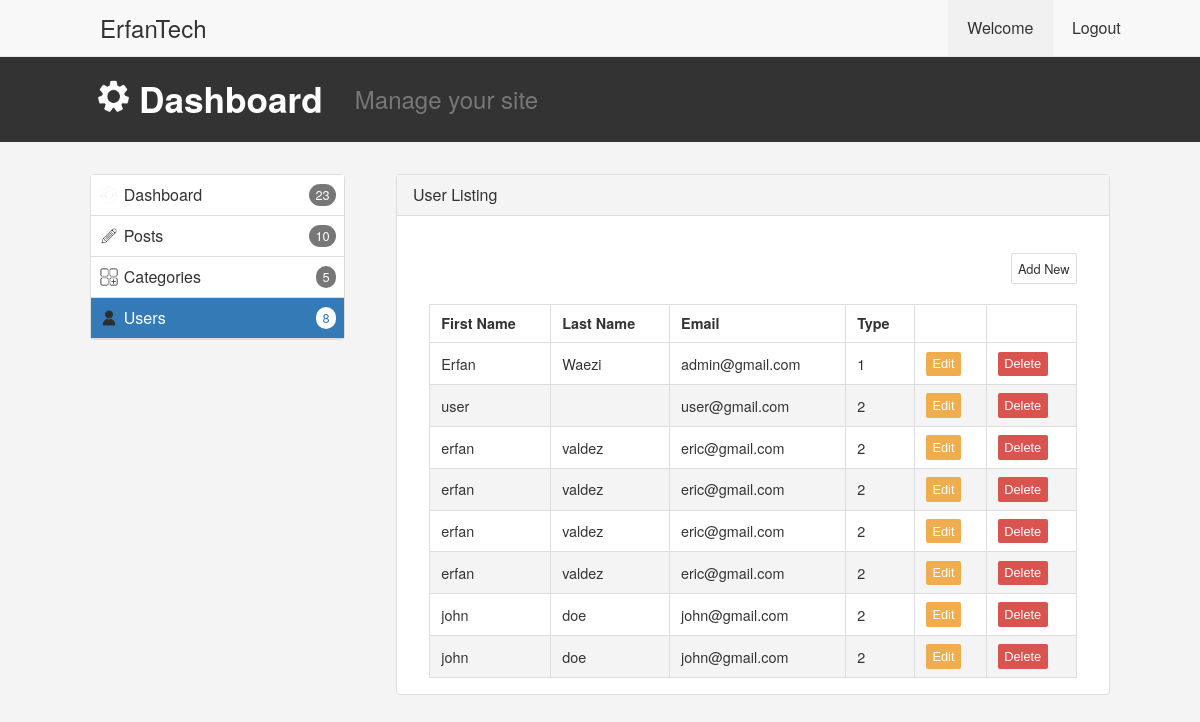
The app's page /login/dashboard/users.php with its own data.
### tables this page shows
CREATE TABLE `cms_user` (
  `id` int(11) NOT NULL,
  `first_name` varchar(50) NOT NULL,
  `last_name` varchar(50) NOT NULL,
  `email` varchar(50) NOT NULL,
  `password` varchar(50) NOT NULL,
  `type` int(11) NOT NULL,
  `deleted` int(11) NOT NULL DEFAULT 0
);

### login/dashboard/api/posts/read.php (called while the page is built, shortened)
<?php
$database = new Database();
$db = $database->connect();
$posts = new Posts($db);
$result = $posts->read();
if (!empty($result)) {
    $posts_arr = [];
}

### login/dashboard/api/categories/read.php (called while the page is built, shortened)
<?php
$database = new Database();
$db = $database->connect();
$categories = new Categories($db);
$result = $categories->read();
if (!empty($result)) {
    $categories_arr = [];
}

### login/dashboard/api/users/read.php (called while the page is built, shortened)
<?php
include_once "classes/Users.php";
$database = new Database();
$db = $database->connect();
$users = new Users($db);
$result = $users->read();
if (!empty($result)) {
    $users_arr_read = [];
}

### login/dashboard/classes/Users.php (called while the page is built, shortened)
<?php
class Users
{
    private $conn;
    function __construct($db)
    {
        $this->conn = $db;
    }
    function read()
    {
        $query = "SELECT * FROM cms_user";
        $stmt = $this->conn->prepare($query);
        $stmt->execute();
        return $stmt;
    }
}

### login/dashboard/users.php (the view, shortened to what this page needs)
<?php
include_once "api/users/read.php";
include_once "api/categories/read.php";
include_once "api/posts/read.php";
$database = new Database;
$root_url = $database->root_url;
?>
<!DOCTYPE html>
<html lang="en">
<head>
    <link rel="stylesheet" href="../../css/style.css">
</head>
<body class="dashboard-body">
    <header>
        <nav style="margin: 0;">
            <ul>
                <section class="logo">
                    <a href="<?php echo $root_url . '/index.php'; ?>" id="logo">ErfanTech</a>
                </section>
                <section class="nav-menu">
                    <li id="welcome-li"><span><?php echo 'Welcome ' . $users_arr[0]['first_name']; ?></span></li>
                    <li id="logout-li"><a href="<?php echo $root_url . '/login/logout.php'; ?>">Logout</a></li>
                </section>
            </ul>
        </nav>
        <article class="dashboard-header">
            <section style="margin-right: -.5rem;"><img src="../../images/gear.png" alt="dashboard"></section>
            <section>
                <h2>Dashboard</h2>
            </section>
            <section><span class="tag">Manage your site</span></section>
        </article>
    </header>
    <main>
        <article class="dashboard-container">
            <aside class="dashboard-list">
                <ul>
                    <li>
                        <a href="<?php echo "$root_url/login/dashboard/dashboard.php"; ?>">
                            <img src="../../images/gear.png" alt="dashboard">Dashboard
                        </a>
                        <span class="num">
                            <?php echo count($posts_arr) + count($categories_arr) + count($users_arr_read); ?>
                        </span>
                    </li>
                    <li>
                        <a href="<?php echo "$root_url/login/dashboard/posts.php"; ?>">
                            <img src="../../images/pencil.png" alt="posts">Posts
                        </a>
                        <span class="num">
                            <?php echo count($posts_arr); ?>
                        </span>
                    </li>
                    <li>
                        <a href="<?php echo "$root_url/login/dashboard/categories.php"; ?>">
                            <img src="../../images/categories.png" alt="categories">Categories
                        </a>
                        <span class="num">
                            <?php echo count($categories_arr); ?>
                        </span>
                    </li>
                    <li class="active">
                        <a href="<?php echo "$root_url/login/dashboard/users.php"; ?>">
                            <img src="../../images/user.png" alt="users">Users
                        </a>
                        <span class="num">
                            <?php echo count($users_arr_read); ?>
                        </span>
                    </li>
                </ul>
            </aside>
            <article class="dashboard-face">
                <section class="header">
                    <p>User Listing</p>
                </section>
                <section class="body">
                    <section style="margin-bottom: 1.5rem;"><a id="add-post-btn" href="add_user.php">Add New</a></section>
                    <table>
                        <thead>
                            <tr>
                                <th>First Name</th>
                                <th>Last Name</th>
                                <th>Email</th>
                                <th>Type</th>
                                <th></th>
                                <th></th>
                            </tr>
                        </thead>
                        <tbody>
                            <?php foreach ($users_arr_read as $user) : ?>
                                <tr>
                                    <td><?php echo $user['first_name']; ?></td>
                                    <td><?php echo $user['last_name']; ?></td>
                                    <td><?php echo $user['email']; ?></td>
                                    <td><?php echo $user['type']; ?></td>
                                    <td>
                                        <form action='edit_user.php' method='POST'>
                                            <input type="submit" value="Edit" name="edit_submit" id="edit-btn-table">
                                        </form>
                                    </td>
                                    <td>
                                        <form action='<?php echo htmlspecialchars($_SERVER['PHP_SELF']); ?>' method='POST'>
                                            <input type="submit" value="Delete" name="dlt_submit" id="dlt-btn-table">
                                        </form>
                                    </td>
                                </tr>
                            <?php endforeach; ?>
                        </tbody>
                    </table>
                </section>
            </article>
        </article>
    </main>
</body>
</html>

### css/style.css (style rules this page uses)
* { box-sizing: border-box; margin: 0; }
body { font-family: "helvetica neue", helvetica, arial, sans-serif; line-height: 1.5; color: #333; }
nav { background-color: #f8f8f8; border-bottom: 1px solid #e7e7e7; margin-bottom: 2rem; display: flex; justify-content: center; align-items: center; }
h2 { font-size: 1.7rem; }
ul { display: flex; justify-content: space-between; align-items: center; list-style: none; }
nav ul { width: 90%; }
nav ul .logo, nav ul .nav-menu, nav ul .login-signup { display: flex; justify-content: center; align-items: center; }
nav ul a { text-decoration: none; color: #333; }
nav ul li { padding: 1rem 1.2rem; transition: 0.2s all ease-in-out; cursor: pointer; }
nav #logo { font-weight: 500; font-size: 1.5rem; }
main { display: flex; justify-content: center; align-items: center; flex-direction: column; }
.header { background: #f1f1f1; width: 100%; margin-bottom: 1.5rem; }
#welcome-li { background-color: #f1f1f1; cursor: auto; }
.dashboard-header { background-color: #333; color: white; padding: 1rem 5rem; display: flex; justify-content: flex-start; align-items: center; margin-bottom: 2rem; }
.dashboard-header img { width: 35px; }
.dashboard-header section { margin: 0 1rem; }
.dashboard-header h2 { font-size: 2.2rem; }
.dashboard-header span.tag { color: #777; font-size: 1.5rem; }
.dashboard-body { background-color: #f4f4f4; }
.dashboard-container { display: flex; justify-content: space-between; align-items: flex-start; width: 85%; }
.dashboard-list { width: 25%; border-radius: 4px; border: 1px solid #ddd; }
.dashboard-list ul { padding: 0; display: flex; flex-direction: column; justify-content: center; align-items: center; }
.dashboard-list img { width: 20px; margin-right: 0.3rem; }
.dashboard-list li { padding: 0.5rem; width: 100%; background-color: white; border-bottom: 1px solid #ddd; display: flex; justify-content: space-between; align-items: center; cursor: pointer; }
.dashboard-list a { text-decoration: none; color: #333; display: flex; justify-content: flex-start; align-items: center; }
.dashboard-list .num { background-color: #777; color: white; border-radius: 50px; padding: 0.1rem 0.4rem; font-size: 0.8rem; }
.dashboard-list li.active { background-color: #337ab7; }
.dashboard-list li.active a { color: white; }
.dashboard-list li.active .num { background-color: white; color: #337ab7; }
.dashboard-face { width: 70%; border-radius: 4px; border: 1px solid #ddd; background-color: white; }
.dashboard-face .header { background-color: #f4f4f4; border-bottom: 1px solid #ddd; padding: 0.5rem 1rem; }
.dashboard-face .body { padding: 1rem 2rem; display: flex; flex-direction: column; justify-content: center; align-items: flex-end; }
.dashboard-face .body table { border-radius: 4px; border: 1px solid #ddd; border-collapse: collapse; width: 100%; }
.dashboard-face .body tr { border-bottom: 1px solid #ddd; }
.dashboard-face .body tr:nth-child(even) { background-color: #f4f4f4; }
.dashboard-face .body td, .dashboard-face .body th { padding: 0.5rem 0.7rem; font-size: 0.9rem; border-right: 1px solid #ddd; text-align: start; }
.dashboard-face .body a, input#edit-btn-table, input#dlt-btn-table { text-decoration: none; color: white; border-radius: 2px; padding: 0.3rem 0.4rem; font-size: 0.8rem; cursor: pointer; }
#edit-btn-table { background-color: #f0ad4e; border: none; }
#dlt-btn-table { background-color: #d9534f; border: none; }
#add-post-btn { color: #333; border: 1px solid #ddd; cursor: pointer; }

### records on screen
cms_user: first_name "Erfan", last_name "Waezi", email "admin@gmail.com", type "1"
cms_user: first_name "user", email "user@gmail.com", type "2"
cms_user: first_name "erfan", last_name "valdez", email "eric@gmail.com", type "2"
cms_user: first_name "erfan", last_name "valdez", email "eric@gmail.com", type "2"
cms_user: first_name "erfan", last_name "valdez", email "eric@gmail.com", type "2"
cms_user: first_name "erfan", last_name "valdez", email "eric@gmail.com", type "2"
cms_user: first_name "john", last_name "doe", email "john@gmail.com", type "2"
cms_user: first_name "john", last_name "doe", email "john@gmail.com", type "2"

### other values on screen
count($posts_arr) + count($categories_arr) + count($users_arr_read) "23"
count($posts_arr) "10"
count($categories_arr) "5"
count($users_arr_read) "8"
